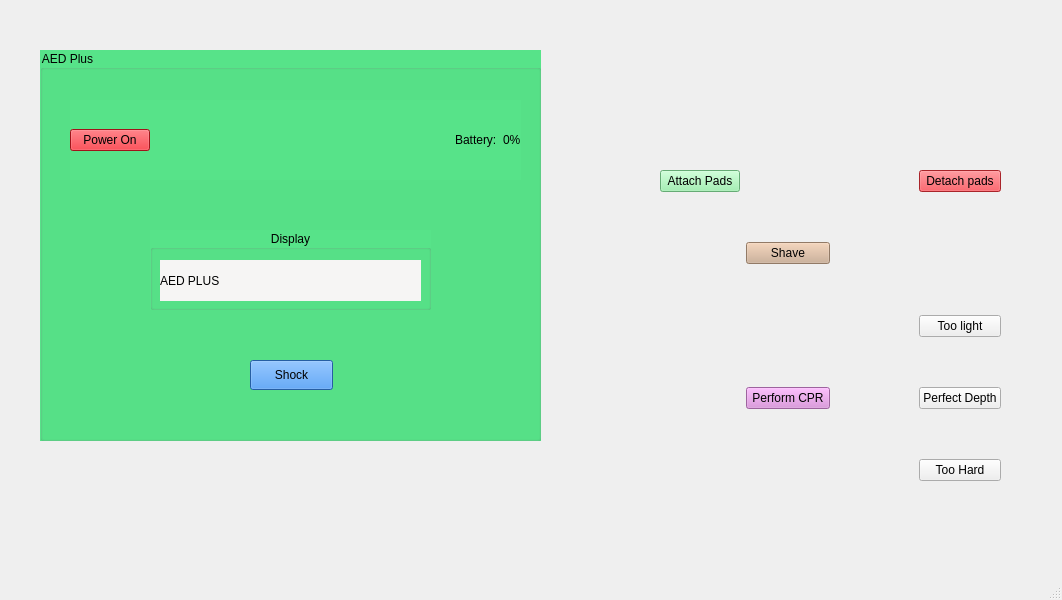
<?xml version="1.0" encoding="UTF-8"?>
<ui version="4.0">
 <class>MainWindow</class>
 <widget class="QMainWindow" name="MainWindow">
  <property name="geometry">
   <rect>
    <x>0</x>
    <y>0</y>
    <width>1062</width>
    <height>600</height>
   </rect>
  </property>
  <property name="windowTitle">
   <string>MainWindow</string>
  </property>
  <widget class="QWidget" name="centralwidget">
   <widget class="QGroupBox" name="AEDBox">
    <property name="geometry">
     <rect>
      <x>40</x>
      <y>50</y>
      <width>501</width>
      <height>391</height>
     </rect>
    </property>
    <property name="styleSheet">
     <string notr="true">background-color: rgb(87, 227, 137);</string>
    </property>
    <property name="title">
     <string>AED Plus</string>
    </property>
    <widget class="QPushButton" name="shockButton">
     <property name="geometry">
      <rect>
       <x>210</x>
       <y>310</y>
       <width>83</width>
       <height>30</height>
      </rect>
     </property>
     <property name="styleSheet">
      <string notr="true">background-color: rgb(53, 132, 228);</string>
     </property>
     <property name="text">
      <string>Shock</string>
     </property>
    </widget>
    <widget class="QWidget" name="horizontalLayoutWidget">
     <property name="geometry">
      <rect>
       <x>30</x>
       <y>50</y>
       <width>451</width>
       <height>80</height>
      </rect>
     </property>
     <layout class="QHBoxLayout" name="horizontalLayout">
      <item>
       <widget class="QPushButton" name="powerButton">
        <property name="styleSheet">
         <string notr="true">background-color: rgb(224, 27, 36);</string>
        </property>
        <property name="text">
         <string>Power On</string>
        </property>
       </widget>
      </item>
      <item>
       <spacer name="horizontalSpacer">
        <property name="orientation">
         <enum>Qt::Horizontal</enum>
        </property>
        <property name="sizeHint" stdset="0">
         <size>
          <width>40</width>
          <height>20</height>
         </size>
        </property>
       </spacer>
      </item>
      <item>
       <widget class="QLabel" name="label">
        <property name="text">
         <string>Battery:</string>
        </property>
       </widget>
      </item>
      <item>
       <widget class="QLabel" name="batteryLabel">
        <property name="text">
         <string>0%</string>
        </property>
       </widget>
      </item>
     </layout>
    </widget>
    <widget class="QGroupBox" name="AEDDisplay">
     <property name="geometry">
      <rect>
       <x>110</x>
       <y>180</y>
       <width>281</width>
       <height>80</height>
      </rect>
     </property>
     <property name="title">
      <string>Display</string>
     </property>
     <property name="alignment">
      <set>Qt::AlignCenter</set>
     </property>
     <widget class="QLabel" name="AEDDisplayLabel">
      <property name="geometry">
       <rect>
        <x>10</x>
        <y>30</y>
        <width>261</width>
        <height>41</height>
       </rect>
      </property>
      <property name="styleSheet">
       <string notr="true">background-color: rgb(246, 245, 244);</string>
      </property>
      <property name="text">
       <string>AED PLUS</string>
      </property>
     </widget>
    </widget>
   </widget>
   <widget class="QWidget" name="gridLayoutWidget">
    <property name="geometry">
     <rect>
      <x>660</x>
      <y>170</y>
      <width>341</width>
      <height>311</height>
     </rect>
    </property>
    <layout class="QGridLayout" name="gridLayout_2">
     <item row="4" column="1">
      <spacer name="verticalSpacer_2">
       <property name="orientation">
        <enum>Qt::Vertical</enum>
       </property>
       <property name="sizeHint" stdset="0">
        <size>
         <width>20</width>
         <height>40</height>
        </size>
       </property>
      </spacer>
     </item>
     <item row="3" column="1">
      <widget class="QPushButton" name="shaveButton">
       <property name="styleSheet">
        <string notr="true">background-color: rgb(205, 171, 143);</string>
       </property>
       <property name="text">
        <string>Shave</string>
       </property>
      </widget>
     </item>
     <item row="0" column="1">
      <spacer name="horizontalSpacer_2">
       <property name="orientation">
        <enum>Qt::Horizontal</enum>
       </property>
       <property name="sizeHint" stdset="0">
        <size>
         <width>40</width>
         <height>20</height>
        </size>
       </property>
      </spacer>
     </item>
     <item row="7" column="3">
      <widget class="QPushButton" name="CPRGoodButton">
       <property name="text">
        <string>Perfect Depth</string>
       </property>
      </widget>
     </item>
     <item row="8" column="3">
      <spacer name="verticalSpacer_4">
       <property name="orientation">
        <enum>Qt::Vertical</enum>
       </property>
       <property name="sizeHint" stdset="0">
        <size>
         <width>20</width>
         <height>40</height>
        </size>
       </property>
      </spacer>
     </item>
     <item row="0" column="0">
      <widget class="QPushButton" name="attachPadsButton">
       <property name="styleSheet">
        <string notr="true">background-color: rgb(143, 240, 164);</string>
       </property>
       <property name="text">
        <string>Attach Pads</string>
       </property>
      </widget>
     </item>
     <item row="2" column="1">
      <spacer name="verticalSpacer">
       <property name="orientation">
        <enum>Qt::Vertical</enum>
       </property>
       <property name="sizeHint" stdset="0">
        <size>
         <width>20</width>
         <height>40</height>
        </size>
       </property>
      </spacer>
     </item>
     <item row="0" column="3">
      <widget class="QPushButton" name="detachPadsButton">
       <property name="styleSheet">
        <string notr="true">background-color: rgb(237, 51, 59);</string>
       </property>
       <property name="text">
        <string>Detach pads</string>
       </property>
      </widget>
     </item>
     <item row="9" column="3">
      <widget class="QPushButton" name="CPRHardButton">
       <property name="text">
        <string>Too Hard</string>
       </property>
      </widget>
     </item>
     <item row="6" column="3">
      <spacer name="verticalSpacer_3">
       <property name="orientation">
        <enum>Qt::Vertical</enum>
       </property>
       <property name="sizeHint" stdset="0">
        <size>
         <width>20</width>
         <height>40</height>
        </size>
       </property>
      </spacer>
     </item>
     <item row="5" column="3">
      <widget class="QPushButton" name="CPRLightButton">
       <property name="text">
        <string>Too light</string>
       </property>
      </widget>
     </item>
     <item row="7" column="2">
      <spacer name="horizontalSpacer_3">
       <property name="orientation">
        <enum>Qt::Horizontal</enum>
       </property>
       <property name="sizeHint" stdset="0">
        <size>
         <width>40</width>
         <height>20</height>
        </size>
       </property>
      </spacer>
     </item>
     <item row="7" column="1">
      <widget class="QPushButton" name="cprButton">
       <property name="styleSheet">
        <string notr="true">background-color: rgb(220, 138, 221);</string>
       </property>
       <property name="text">
        <string>Perform CPR</string>
       </property>
      </widget>
     </item>
    </layout>
   </widget>
   <widget class="QLabel" name="ECGLabel">
    <property name="geometry">
     <rect>
      <x>620</x>
      <y>40</y>
      <width>381</width>
      <height>91</height>
     </rect>
    </property>
    <property name="text">
     <string/>
    </property>
   </widget>
  </widget>
  <widget class="QMenuBar" name="menubar">
   <property name="geometry">
    <rect>
     <x>0</x>
     <y>0</y>
     <width>1062</width>
     <height>22</height>
    </rect>
   </property>
  </widget>
  <widget class="QStatusBar" name="statusbar"/>
 </widget>
 <resources/>
 <connections/>
</ui>
